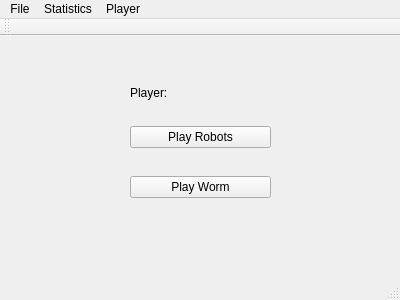
<?xml version="1.0" encoding="UTF-8"?>
<ui version="4.0">
 <class>MainWindow</class>
 <widget class="QMainWindow" name="MainWindow">
  <property name="geometry">
   <rect>
    <x>0</x>
    <y>0</y>
    <width>400</width>
    <height>300</height>
   </rect>
  </property>
  <property name="windowTitle">
   <string>MainWindow</string>
  </property>
  <widget class="QWidget" name="centralWidget">
   <widget class="QLabel" name="playerLabel">
    <property name="geometry">
     <rect>
      <x>130</x>
      <y>50</y>
      <width>59</width>
      <height>14</height>
     </rect>
    </property>
    <property name="text">
     <string>Player:</string>
    </property>
   </widget>
   <widget class="QPushButton" name="playRobotsButton">
    <property name="geometry">
     <rect>
      <x>130</x>
      <y>90</y>
      <width>141</width>
      <height>22</height>
     </rect>
    </property>
    <property name="text">
     <string>Play Robots</string>
    </property>
   </widget>
   <widget class="QPushButton" name="playWormButton">
    <property name="geometry">
     <rect>
      <x>130</x>
      <y>140</y>
      <width>141</width>
      <height>22</height>
     </rect>
    </property>
    <property name="text">
     <string>Play Worm</string>
    </property>
   </widget>
  </widget>
  <widget class="QMenuBar" name="menuBar">
   <property name="geometry">
    <rect>
     <x>0</x>
     <y>0</y>
     <width>400</width>
     <height>19</height>
    </rect>
   </property>
   <widget class="QMenu" name="menuFile">
    <property name="title">
     <string>File</string>
    </property>
    <addaction name="actionExit_Program"/>
   </widget>
   <widget class="QMenu" name="menuStatistics">
    <property name="title">
     <string>Statistics</string>
    </property>
    <addaction name="actionTop_3_Players"/>
    <addaction name="actionTop_3_Games"/>
    <addaction name="actionCalculated_Statistics"/>
   </widget>
   <widget class="QMenu" name="menuPlayer">
    <property name="title">
     <string>Player</string>
    </property>
    <addaction name="actionNew_Player"/>
    <addaction name="actionSelect_Existing_Player"/>
   </widget>
   <addaction name="menuFile"/>
   <addaction name="menuStatistics"/>
   <addaction name="menuPlayer"/>
  </widget>
  <widget class="QToolBar" name="mainToolBar">
   <attribute name="toolBarArea">
    <enum>TopToolBarArea</enum>
   </attribute>
   <attribute name="toolBarBreak">
    <bool>false</bool>
   </attribute>
  </widget>
  <widget class="QStatusBar" name="statusBar"/>
  <action name="actionExit_Program">
   <property name="text">
    <string>Exit Program </string>
   </property>
  </action>
  <action name="actionNew_Player">
   <property name="text">
    <string>New Player </string>
   </property>
  </action>
  <action name="actionTop_3_Players">
   <property name="text">
    <string>Top 3 Players</string>
   </property>
  </action>
  <action name="actionTop_3_Games">
   <property name="text">
    <string>Top 3 Games</string>
   </property>
  </action>
  <action name="actionCalculated_Statistics">
   <property name="text">
    <string>Calculated Statistics</string>
   </property>
  </action>
  <action name="actionSelect_Existing_Player">
   <property name="text">
    <string>Select Existing Player</string>
   </property>
  </action>
 </widget>
 <layoutdefault spacing="6" margin="11"/>
 <resources/>
 <connections/>
</ui>
